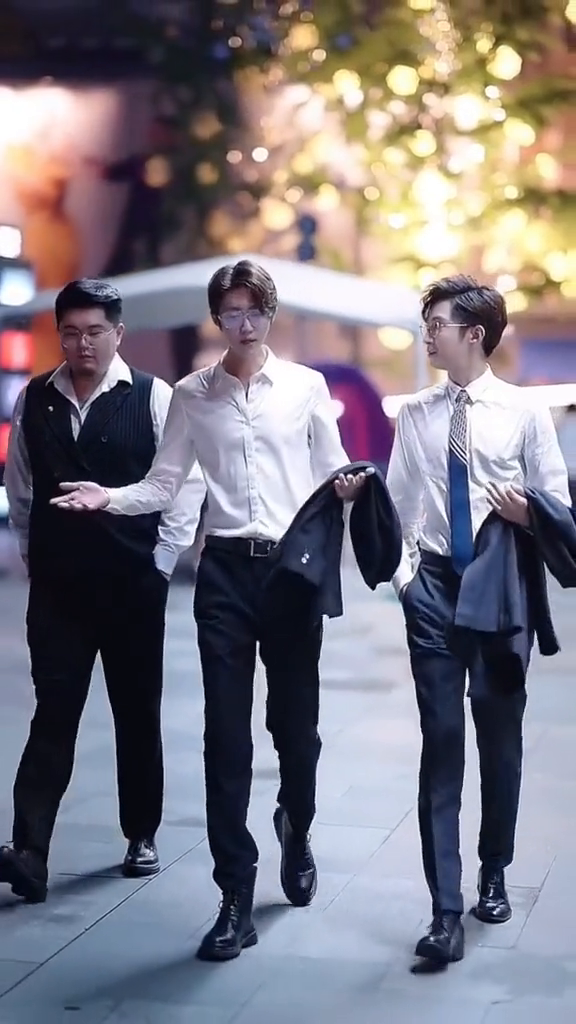
#> input picture frame 38 of CPV-github/Lab tren lop/Tiktok video.mov, 576 x 1024 px
$ python Lab03.py
#> lines starting #> are read from the running program, lines starting #| are printed output that depends on the picture; after the words box and inside, x2 and y2 are one past the last pixel; in counts of white or black regions, pixels touching at a corner belong together
#> further down, frame is the input picture: shape (1024, 576, 3); mean B, G, R 129, 120.2, 124.8
import cv2 as cv
from cv2 import cuda
import numpy as np
from cv2 import HOGDescriptor_getDefaultPeopleDetector

# Function 1: Harris Corner Detector for feature detection
def harris_corner_detector(image, block_size=2, ksize=3, k=0.04):
#> called with block_size = 2, ksize = 3, k = 0.04
    gray = cv.cvtColor(image, cv.COLOR_BGR2GRAY)
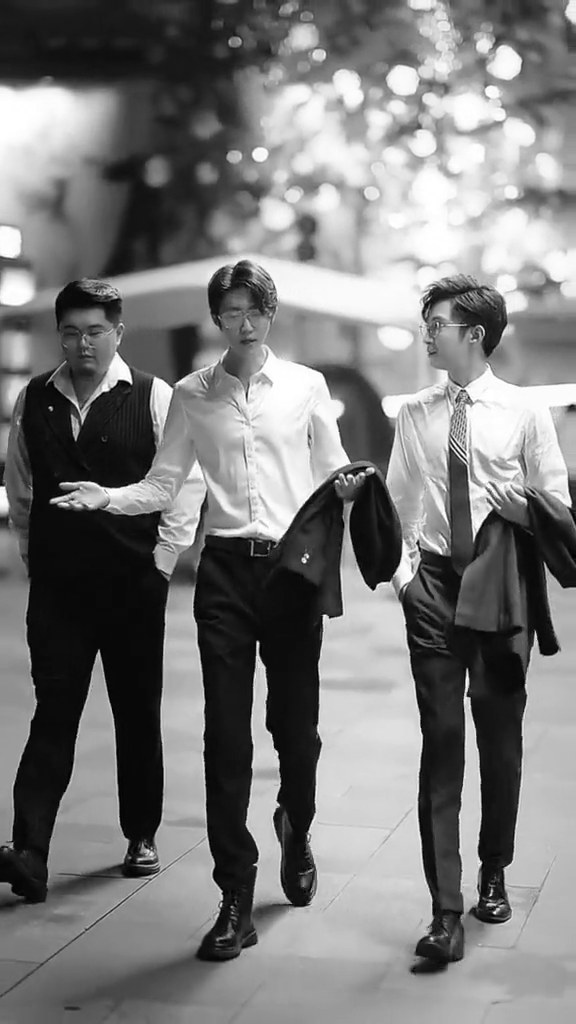
#> gray: shape (1024, 576); min 0, max 255, mean 122.5
    gray = np.float32(gray)
    dst = cv.cornerHarris(gray, block_size, ksize, k)
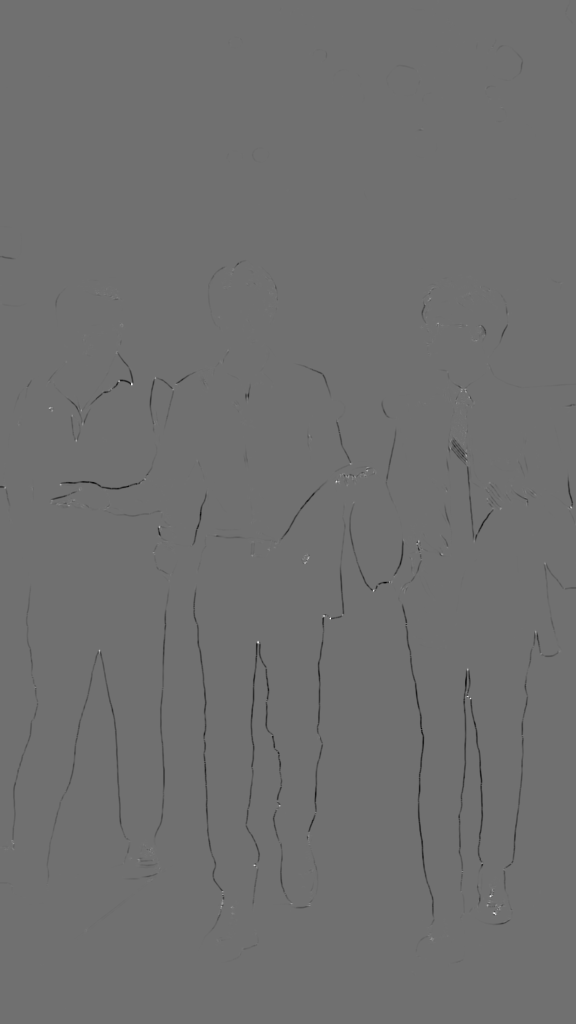
#> dst: shape (1024, 576) float32; min -63093220, max 79482888, mean -275430.6; drawn with min black and max white
    dst = cv.dilate(dst,None)
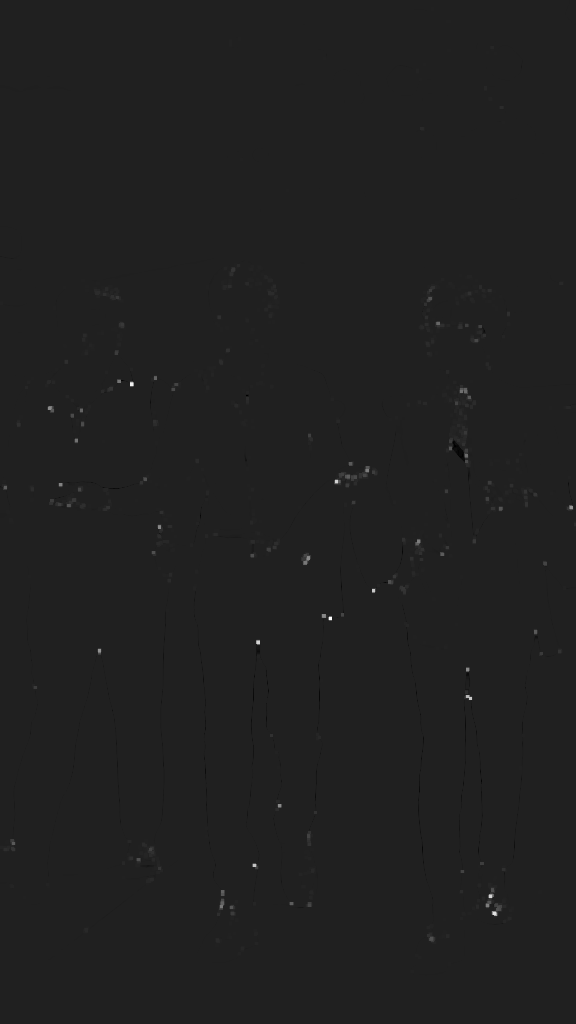
#> dst: shape (1024, 576) float32; min -11458941, max 79482888, mean 78589.6; drawn with min black and max white
    image[dst>0.01*dst.max()]=[0,0,255] # mark the corners on the original image
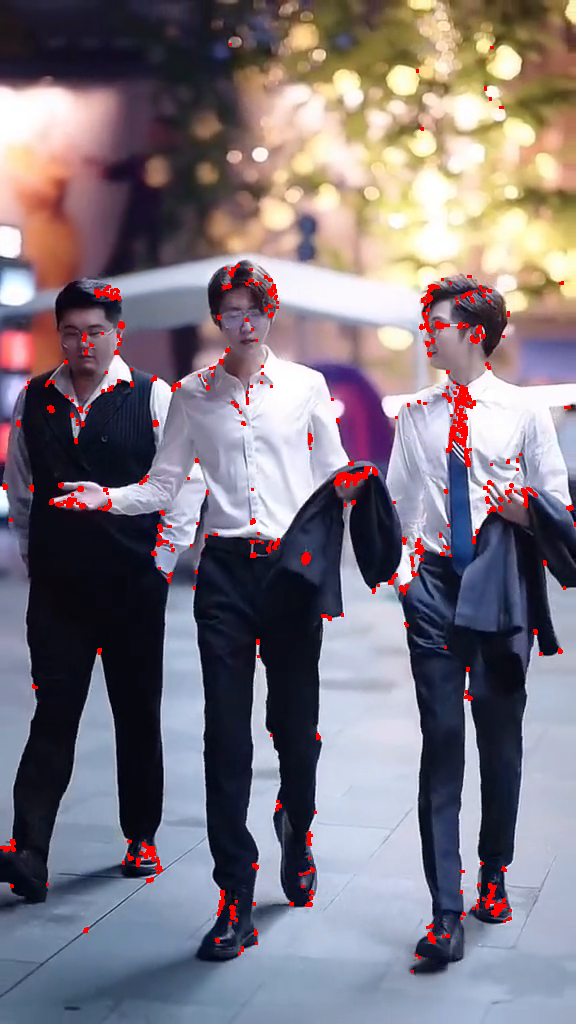
#> image: shape (1024, 576, 3); 1.49% of pixels changed, all inside (x1, y1, x2, y2) = (0, 43, 576, 973)
    return image

# Function 2: HOG feature descriptor
def HOG(frame):
    # create HOG descriptor
    hog = cv.HOGDescriptor()
    # set the SVMDetector
    hog.setSVMDetector(cv.HOGDescriptor_getDefaultPeopleDetector())
    # detect people in the image
    (rects, weights) = hog.detectMultiScale(frame, winStride=(4, 4), padding=(8, 8), scale=1.05)
    # draw the original bounding boxes
    for (x, y, w, h) in rects:
        cv.rectangle(frame, (x, y), (x + w, y + h), (0, 0, 255), 2)
    return frame


# Function 3: Canny Edge Detection
# Function to perform Canny edge detection using GPU acceleration
def Canny_edge_detection(image, minVal=100, maxVal=200):
    gray = cv.cvtColor(image, cv.COLOR_BGR2GRAY)
    edges = cv.Canny(gray, minVal, maxVal)
    return edges


# Function 4: Hough Transform for Line Detection
def Hough_transform(image):
    gray = cv.cvtColor(image, cv.COLOR_BGR2GRAY)
    edges = cv.Canny(gray, 50, 150, apertureSize=3)
    lines = cv.HoughLines(edges, 1, np.pi/180, 200)
    if lines is not None:
        for rho,theta in lines[0]:
            a = np.cos(theta)
            b = np.sin(theta)
            x0 = a*rho
            y0 = b*rho
            x1 = int(x0 + 1000*(-b))
            y1 = int(y0 + 1000*(a))
            x2 = int(x0 - 1000*(-b))
            y2 = int(y0 - 1000*(a))
            cv.line(image,(x1,y1),(x2,y2),(0,0,255),2)
    return image

file = 'Tiktok video.mov'
# show loop video
cap = cv.VideoCapture(file)
while True:
    ret, frame = cap.read()
    frame = harris_corner_detector(frame)
    #frame = HOG(frame)
    #frame = Canny_edge_detection(frame)
    #frame = Hough_transform(frame)
    if ret:
        cv.imshow('frame', frame)
        if cv.waitKey(10) & 0xFF == ord('q'):
#> (key q is pressed here)
            break
    else:
        break


cap.release()
cv.destroyAllWindows()

$ run again, starting later in the video
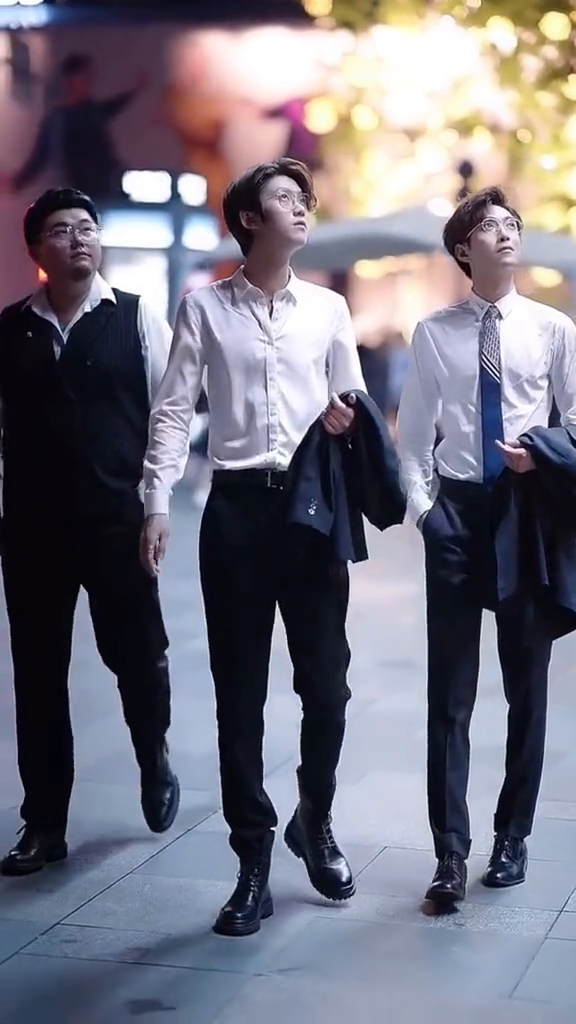
#> input picture frame 171 of CPV-github/Lab tren lop/Tiktok video.mov, 576 x 1024 px
#> frame is the input picture: shape (1024, 576, 3); mean B, G, R 126.1, 113.6, 115.8
#> in harris_corner_detector, `dst = cv.dilate(dst,None)`:
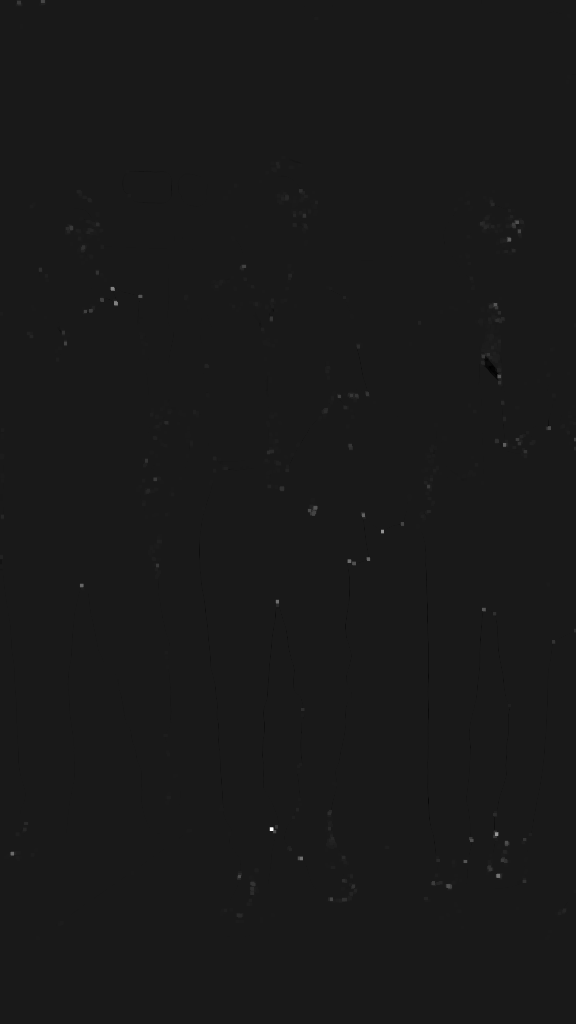
#> dst: shape (1024, 576) float32; min -15841096, max 143054256, mean 86509.1; drawn with min black and max white
#> in harris_corner_detector, `image[dst>0.01*dst.max()]=[0,0,255]`:
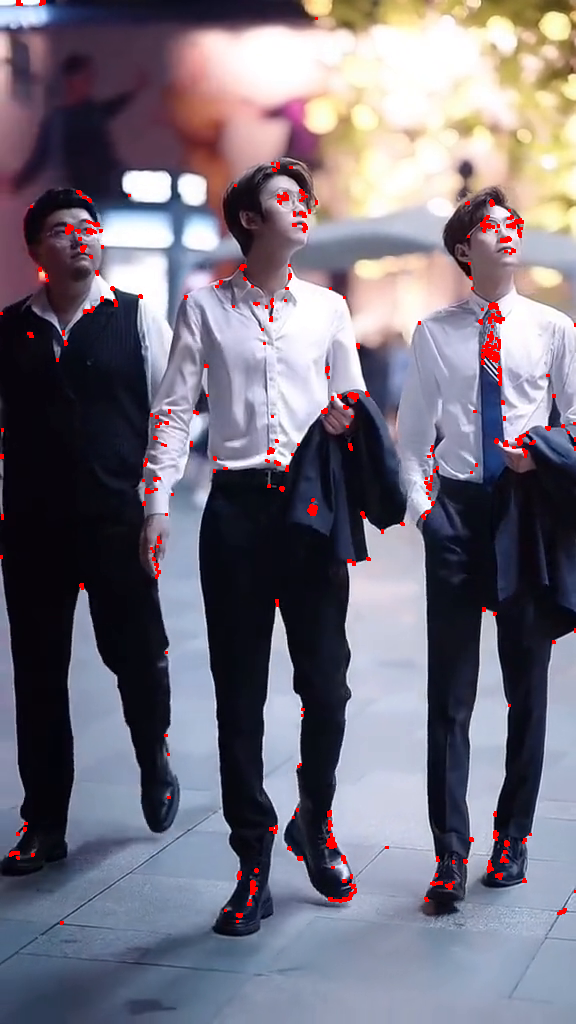
#> image: shape (1024, 576, 3); 1.09% of pixels changed, all inside (x1, y1, x2, y2) = (0, 0, 576, 925)

$ run again, starting later in the video
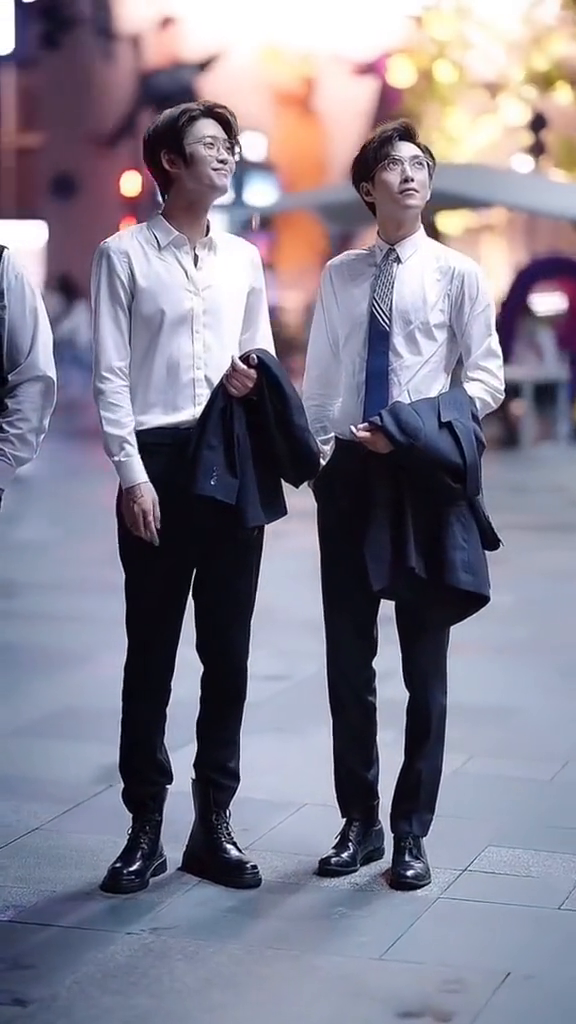
#> input picture frame 305 of CPV-github/Lab tren lop/Tiktok video.mov, 576 x 1024 px
#> frame is the input picture: shape (1024, 576, 3); mean B, G, R 142.5, 127.4, 130.9
#> in harris_corner_detector, `dst = cv.dilate(dst,None)`:
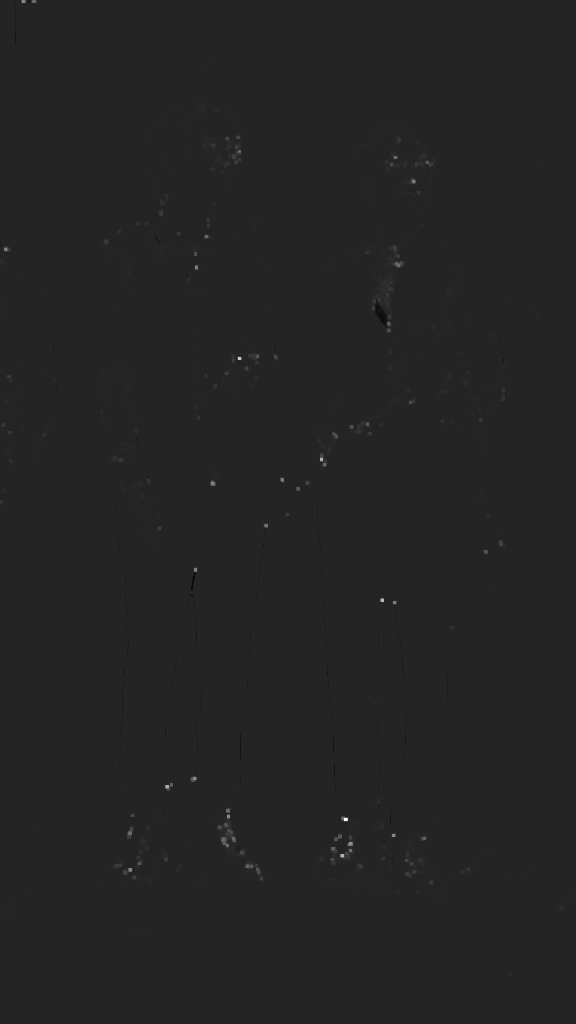
#> dst: shape (1024, 576) float32; min -15734582, max 92914336, mean 76895.8; drawn with min black and max white
#> in harris_corner_detector, `image[dst>0.01*dst.max()]=[0,0,255]`:
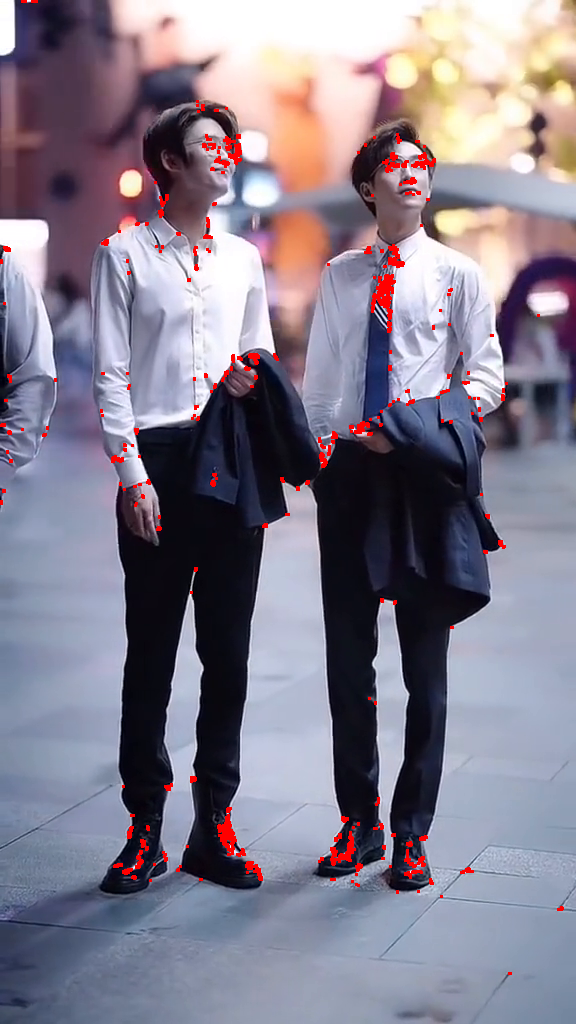
#> image: shape (1024, 576, 3); 1.28% of pixels changed, all inside (x1, y1, x2, y2) = (0, 0, 564, 975)
